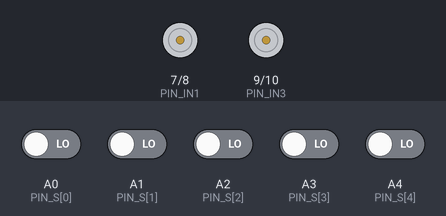
Recording of a sketch running on a simulated Arduino Uno, built with avr-gcc and run on an emulated ATmega328P. Parts: motor-driver pin pairs drawn as motors (green arrow = first pin HIGH = forward, orange = second pin HIGH = backward, longer = more drive, scaled by the enable pin). Inputs (shaded band) come from the test bench; at power-on: A0 (PIN_S[0]), A1 (PIN_S[1]), A2 (PIN_S[2]), A3 (PIN_S[3]), A4 (PIN_S[4]) LOW. What the sketch prints to the serial monitor is not drawn.

Above: at 1.2 s.
1.3 s: A0 (PIN_S[0]) driven HIGH
At 2.2 s:
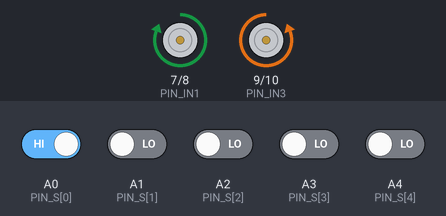
2.8 s: A1 (PIN_S[1]) driven HIGH
4.3 s: A2 (PIN_S[2]) driven HIGH
7.3 s: A3 (PIN_S[3]) driven HIGH
10.3 s: A4 (PIN_S[4]) driven HIGH
At 11.5 s:
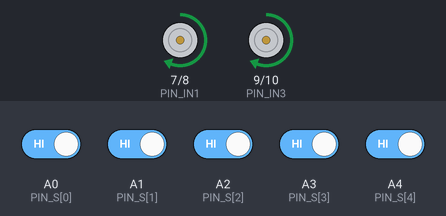
11.8 s: A3 (PIN_S[3]) driven LOW
At 12.7 s:
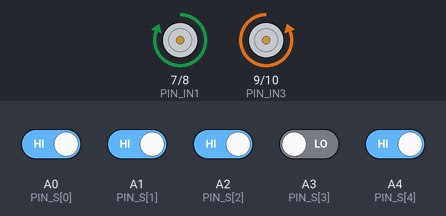
Timing chart, 0 to 14.3 s (numbered marks = the images above; inputs shaded):
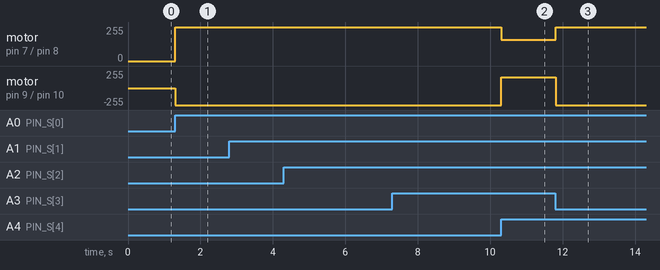

Measured:
- after the input at 1.3 s, motor on pin 7 (PIN_IN1) / pin 8 (PIN_IN2): stopped → forward 255/255 at once; motor on pin 9 (PIN_IN3) / pin 10 (PIN_IN4): stopped → backward 255/255 at once
- after the input at 10.3 s, motor on pin 7 (PIN_IN1) / pin 8 (PIN_IN2): forward 255/255 → forward 160/255 at once; motor on pin 9 (PIN_IN3) / pin 10 (PIN_IN4): backward 255/255 → forward 160/255 at once
- after the input at 11.8 s, motor on pin 7 (PIN_IN1) / pin 8 (PIN_IN2): forward 160/255 → forward 255/255 at once; motor on pin 9 (PIN_IN3) / pin 10 (PIN_IN4): forward 160/255 → backward 255/255 at once

The sketch:

line_follower.ino
```cpp
/*
 * ═══════════════════════════════════════════════════════════════
 *  LINE-FOLLOWER ROBOT — PID Edition
 *  Author : AmirAli  ·  github.com/ammmmmamdjh-prog
 *  Board  : Arduino UNO / Nano (ATmega328P)
 *  Driver : L298N dual H-bridge
 *  Sensors: 5-channel TCRT5000 IR reflectance array
 *
 *  A classic PID line follower:
 *    error  → how far we are from the line center
 *    PID    → converts error into a steering correction
 *    motors → differential drive response
 * ═══════════════════════════════════════════════════════════════
 */

/* ── Pin map ─────────────────────────────────────────────────── */
// IR sensor array (left → right)
const uint8_t PIN_S[5] = { A0, A1, A2, A3, A4 };

// L298N driver
const uint8_t PIN_ENA = 5;    // left motor PWM
const uint8_t PIN_ENB = 6;    // right motor PWM
const uint8_t PIN_IN1 = 7;    // left motor dir A
const uint8_t PIN_IN2 = 8;    // left motor dir B
const uint8_t PIN_IN3 = 9;    // right motor dir A
const uint8_t PIN_IN4 = 10;   // right motor dir B

/* ── Tuning constants ────────────────────────────────────────── */
float KP        = 35.0;   // reaction strength
float KD        = 120.0;  // damping (anti-oscillation)
float KI        = 0.0;    // integral (leave 0 unless curves drift)
int   BASE_SPEED = 160;   // 0..255 cruise speed
int   MAX_SPEED  = 255;

/* ── Runtime state ───────────────────────────────────────────── */
int   position     = 0;   // weighted line position 0..4000
int   lastError    = 0;
float integral     = 0;
bool  lineDetected = false;

/* ── Setup ───────────────────────────────────────────────────── */
void setup() {
  for (uint8_t i = 0; i < 5; i++)  pinMode(PIN_S[i], INPUT);
  for (uint8_t p = 5; p <= 10; p++) pinMode(p, OUTPUT);

  stopMotors();
  Serial.begin(115200);
  Serial.println(F("LINE FOLLOWER ONLINE"));
}

/* ── Main loop ───────────────────────────────────────────────── */
void loop() {
  readLine();

  if (!lineDetected) {          // line lost → brake and search
    stopMotors();
    integral = 0;
    return;
  }

  int error = position - 2000;  // center = 2000

  // PID math
  integral += error;
  integral  = constrain(integral, -5000, 5000);
  float derivative = error - lastError;
  float correction = KP * error + KI * integral + KD * derivative;
  lastError = error;

  // Differential drive: slow the inner wheel, speed the outer one
  int leftSpeed  = constrain(BASE_SPEED - correction, -MAX_SPEED, MAX_SPEED);
  int rightSpeed = constrain(BASE_SPEED + correction, -MAX_SPEED, MAX_SPEED);

  setMotors(leftSpeed, rightSpeed);

  Serial.print(F("pos="));  Serial.print(position);
  Serial.print(F(" err=")); Serial.print(error);
  Serial.print(F(" L="));   Serial.print(leftSpeed);
  Serial.print(F(" R="));   Serial.println(rightSpeed);
}

/* ── Read & weight the sensor array ──────────────────────────── */
void readLine() {
  long sum   = 0;
  long weighted = 0;
  lineDetected = false;

  // 0 = white, 1 = black (invert if your track is the opposite)
  for (uint8_t i = 0; i < 5; i++) {
    bool onLine = (digitalRead(PIN_S[i]) == HIGH);
    if (onLine) { lineDetected = true; }
    sum      += onLine;
    weighted += (long)onLine * i * 1000;
  }

  if (lineDetected) {
    position = weighted / sum;          // 0..4000, center = 2000
  } else {
    // Line lost: keep the last known side so the search is smarter
    position = (lastError > 0) ? 4000 : 0;
  }
}

/* ── Motor primitives ────────────────────────────────────────── */
void setMotors(int left, int right) {
  // Left motor
  digitalWrite(PIN_IN1, left  >= 0);
  digitalWrite(PIN_IN2, left   < 0);
  analogWrite (PIN_ENA, abs(left));

  // Right motor
  digitalWrite(PIN_IN3, right >= 0);
  digitalWrite(PIN_IN4, right  < 0);
  analogWrite (PIN_ENB, abs(right));
}

void stopMotors() {
  analogWrite(PIN_ENA, 0);
  analogWrite(PIN_ENB, 0);
}
```
